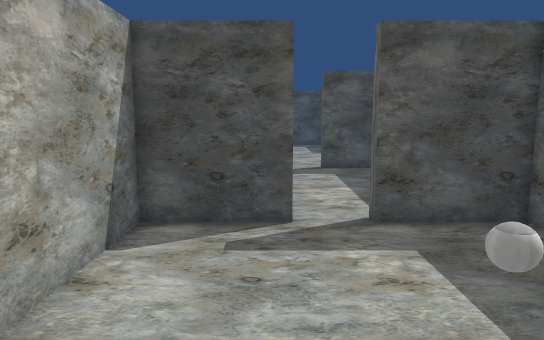
[1] (above)

16 first-person views from a walk through a 3-D level made in the Unity game engine. The camera is 1.3 m above the floor, tilts 8° down and sees 70° across. The floor is counted in squares, 0.5 m on a side. Each view is taken from the middle of a square. On the plan, view 1 faces up. The plan holds only what a view shows up to about 20 squares ahead; the rest is blank. The place goes on beyond the plan. The player character is not drawn. Some surface patterns are stand-ins.

[2]
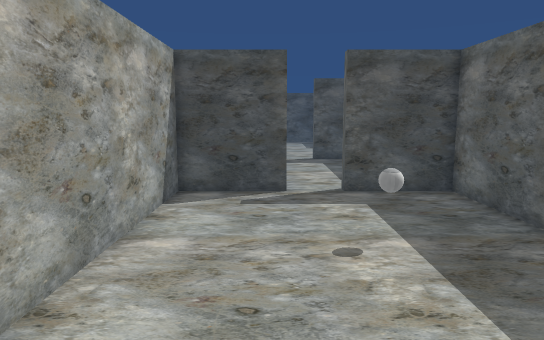

[3]
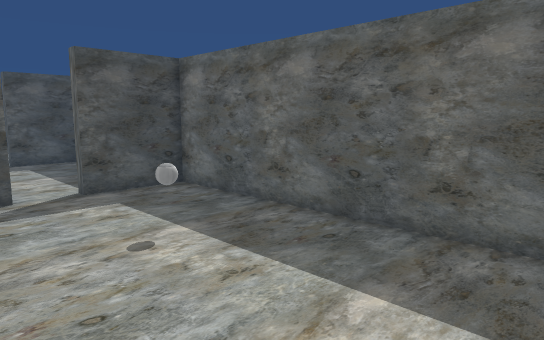

[4]
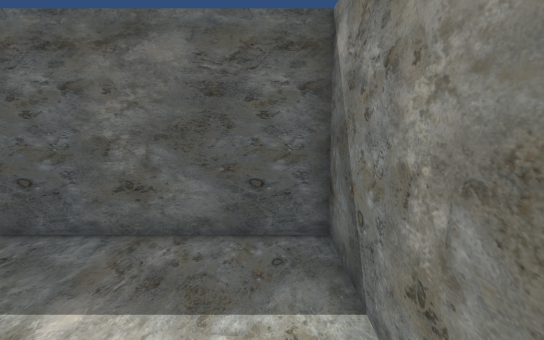

[5]
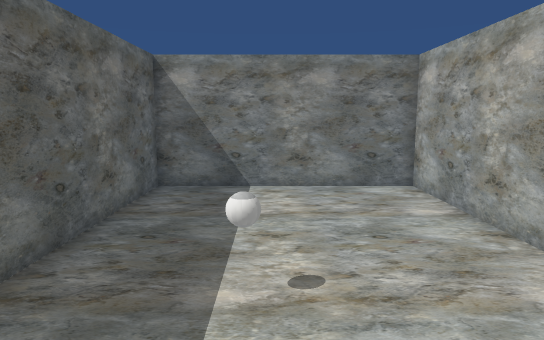

[6]
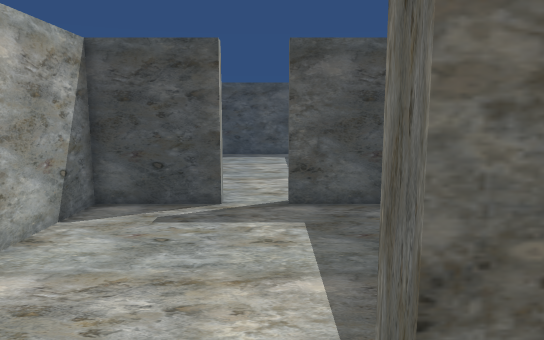

[7]
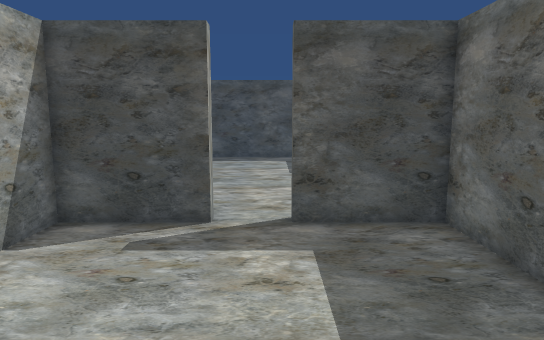

[8]
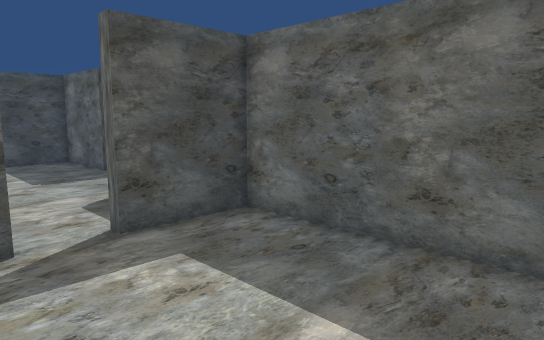

[9]
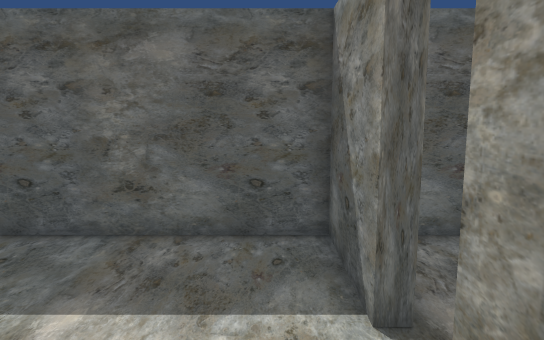

[10]
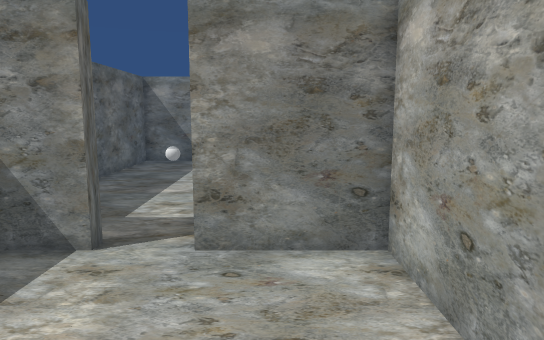

[11]
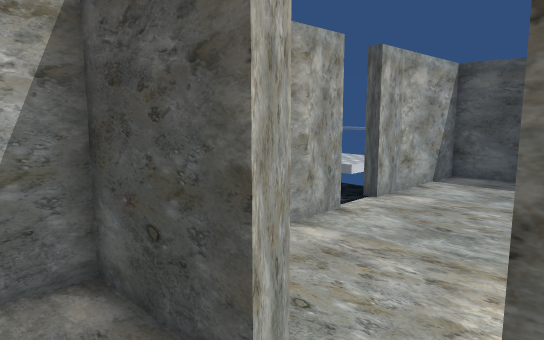

[12]
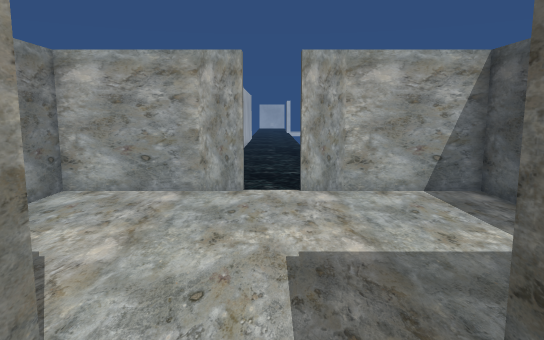

[13]
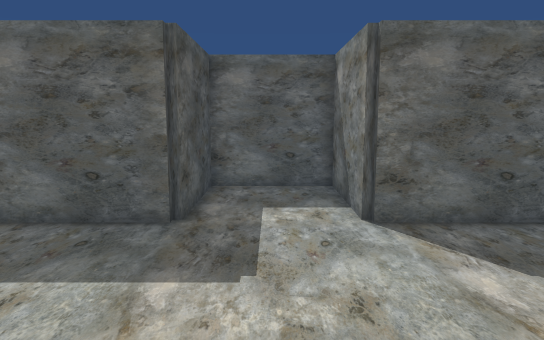

[14]
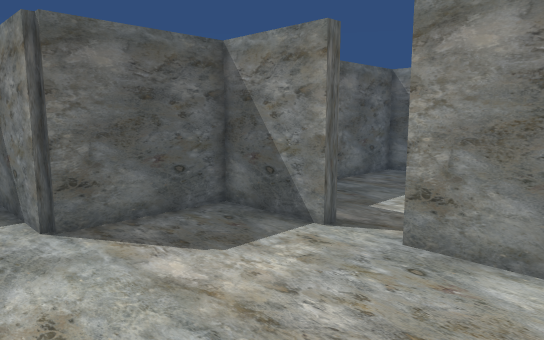

[15]
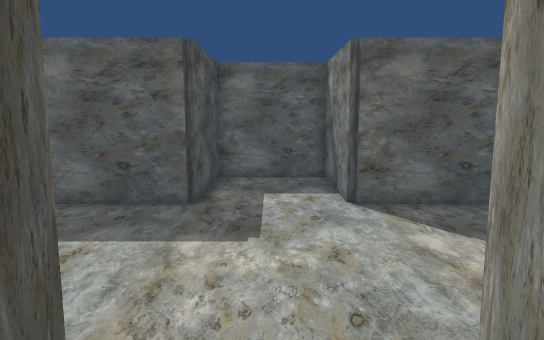

[16]
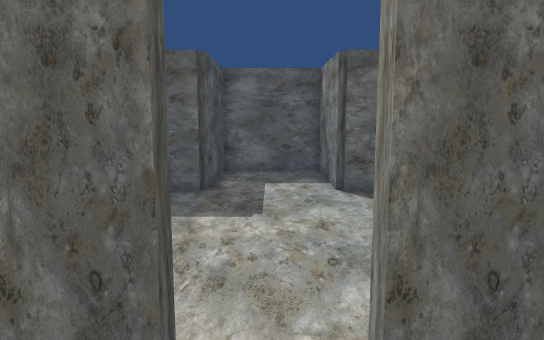

### Floor plan
Ten units are one square. View 1 is at (0, 0); x grows to the right and y downward. Boxes are objects, and circles mark ways between rooms. Rooms are numbered by the first view taken in them; rooms with no view inside come last. Other rooms are left out.
<svg viewBox="-135 -340 252 398">
<path fill="none" stroke="#000" d="M6 -92 -32 -92 -32 53 63 53 63 -92 25 -92 25 -97M5 -197 5 -192 -32 -192 -32 -97 5 -97M25 -97 63 -97 63 -192 25 -192 25 -197M-32 -260 -32 -197 5 -197M25 -197 63 -197 63 -247 112 -247 112 -292 63 -292 63 -335M-32 -335 -32 -280M-38 -245 -38 -260 -32 -260M-32 -280 -38 -280 -38 -295"/>
<rect x="15" y="-45" width="20" height="10" fill="#bbb"><title>ball</title></rect>
<circle cx="15" cy="-95" r="3" fill="#2a7"/>
<circle cx="15" cy="-195" r="3" fill="#2a7"/>
<circle cx="-35" cy="-270" r="3" fill="#2a7"/>
<text x="10" y="-20">1</text>
<text x="10" y="-150">2</text>
<text x="20" y="-270">3</text>
<text x="-130" y="-270">4</text>
</svg>
Room 1 opens to room 2. Room 2 opens to room 3. Room 3 opens to room 4.

Where each view was taken, in squares from view 1:
view 1: 0 up, 0 right, facing up
view 2: 4 down, 0 right, facing up
view 3: 4 down, 2 left, facing up-right
view 4: 4 down, 2 left, facing right
view 5: 9 up, 2 right, facing down
view 6: 8 up, 2 right, facing up
view 7: 10 up, 2 right, facing up
view 8: 11 up, 1 left, facing up-right
view 9: 11 up, 2 left, facing right
view 10: 17 up, 1 left, facing down
view 11: 17 up, 3 right, facing up-left
view 12: 27 up, 10 right, facing left
view 13: 27 up, 3 left, facing right
view 14: 27 up, 3 left, facing down-right
view 15: 27 up, 5 left, facing right
view 16: 27 up, 7 left, facing right
